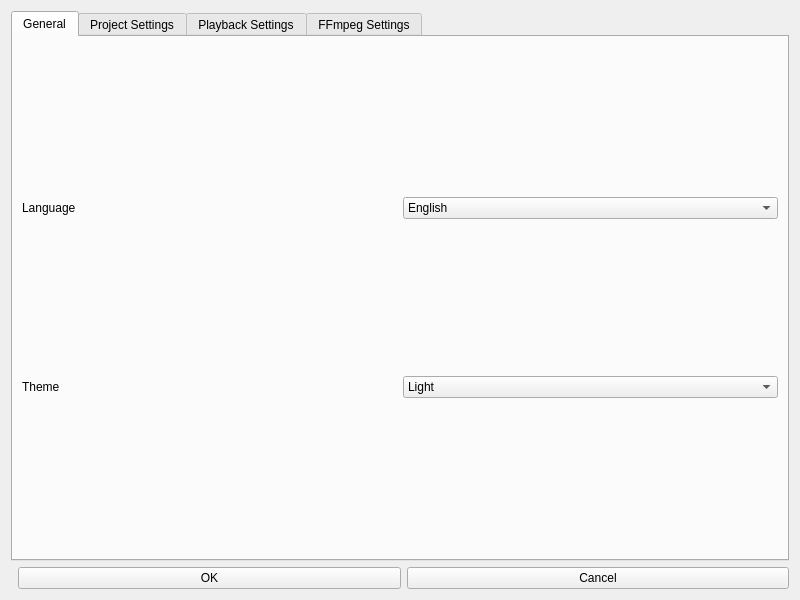
<?xml version="1.0" encoding="UTF-8"?>
<ui version="4.0">
 <class>PreferencesDialog</class>
 <widget class="QDialog" name="PreferencesDialog">
  <property name="windowModality">
   <enum>Qt::WindowModal</enum>
  </property>
  <property name="geometry">
   <rect>
    <x>0</x>
    <y>0</y>
    <width>800</width>
    <height>600</height>
   </rect>
  </property>
  <property name="windowTitle">
   <string>Preferences</string>
  </property>
  <layout class="QVBoxLayout" name="verticalLayout">
   <item>
    <widget class="QTabWidget" name="tabWidget">
     <widget class="QWidget" name="tabGeneral">
      <attribute name="title">
       <string>General</string>
      </attribute>
      <layout class="QGridLayout" name="gridLayout_general">
       <item row="0" column="0">
        <widget class="QLabel" name="labelLanguage">
         <property name="text">
          <string>Language</string>
         </property>
        </widget>
       </item>
       <item row="0" column="1">
        <widget class="QComboBox" name="comboLanguage">
         <item>
          <property name="text">
           <string>English</string>
          </property>
         </item>
         <item>
          <property name="text">
           <string>Korean</string>
          </property>
         </item>
         <item>
          <property name="text">
           <string>Japanese</string>
          </property>
         </item>
        </widget>
       </item>
       <item row="1" column="0">
        <widget class="QLabel" name="labelTheme">
         <property name="text">
          <string>Theme</string>
         </property>
        </widget>
       </item>
       <item row="1" column="1">
        <widget class="QComboBox" name="comboTheme">
         <item>
          <property name="text">
           <string>Light</string>
          </property>
         </item>
         <item>
          <property name="text">
           <string>Dark</string>
          </property>
         </item>
        </widget>
       </item>
      </layout>
     </widget>
     <widget class="QWidget" name="tabProjectSettings">
      <attribute name="title">
       <string>Project Settings</string>
      </attribute>
      <layout class="QGridLayout" name="gridLayout_project">
       <item row="0" column="0">
        <widget class="QLabel" name="labelProjectFormat">
         <property name="text">
          <string>Default Project Time Format</string>
         </property>
        </widget>
       </item>
       <item row="0" column="1">
        <widget class="QComboBox" name="comboProjectFormat">
         <item>
          <property name="text">
           <string>Seconds</string>
          </property>
         </item>
         <item>
          <property name="text">
           <string>hh:mm:ss.mss</string>
          </property>
         </item>
        </widget>
       </item>
       <item row="1" column="0">
        <widget class="QLabel" name="labelAutoSaveInterval">
         <property name="text">
          <string>Auto-save Project Every (Minutes)</string>
         </property>
        </widget>
       </item>
       <item row="1" column="1">
        <widget class="QSpinBox" name="spinAutoSaveInterval">
         <property name="minimum">
          <number>1</number>
         </property>
         <property name="maximum">
          <number>120</number>
         </property>
         <property name="value">
          <number>10</number>
         </property>
        </widget>
       </item>
      </layout>
     </widget>
     <widget class="QWidget" name="tabPlaybackSettings">
      <attribute name="title">
       <string>Playback Settings</string>
      </attribute>
      <layout class="QGridLayout" name="gridLayout_playback">
       <item row="0" column="0">
        <widget class="QLabel" name="labelFFSpeed">
         <property name="text">
          <string>Fast Forward/Backward Value (Seconds)</string>
         </property>
        </widget>
       </item>
       <item row="0" column="1">
        <widget class="QSpinBox" name="spinFFSpeed">
         <property name="minimum">
          <number>1</number>
         </property>
         <property name="maximum">
          <number>60</number>
         </property>
         <property name="value">
          <number>10</number>
         </property>
        </widget>
       </item>
       <item row="1" column="0">
        <widget class="QLabel" name="labelPlaybackSpeed">
         <property name="text">
          <string>Playback Speed Step</string>
         </property>
        </widget>
       </item>
       <item row="1" column="1">
        <widget class="QDoubleSpinBox" name="spinPlaybackSpeed">
         <property name="decimals">
          <number>1</number>
         </property>
         <property name="minimum">
          <double>0.1</double>
         </property>
         <property name="maximum">
          <double>2.0</double>
         </property>
         <property name="singleStep">
          <double>0.1</double>
         </property>
         <property name="value">
          <double>1.0</double>
         </property>
        </widget>
       </item>
      </layout>
     </widget>
     <widget class="QWidget" name="tabFFmpeg">
      <attribute name="title">
       <string>FFmpeg Settings</string>
      </attribute>
      <layout class="QGridLayout" name="gridLayout_ffmpeg">
       <item row="0" column="0">
        <widget class="QLabel" name="labelFFmpegPath">
         <property name="text">
          <string>FFmpeg Path</string>
         </property>
        </widget>
       </item>
       <item row="0" column="1">
        <widget class="QLineEdit" name="editFFmpegPath"/>
       </item>
       <item row="0" column="2">
        <widget class="QPushButton" name="btnBrowseFFmpegPath">
         <property name="text">
          <string>Browse...</string>
         </property>
        </widget>
       </item>
      </layout>
     </widget>
    </widget>
   </item>
   <item>
    <layout class="QHBoxLayout" name="buttonLayout">
     <item>
      <spacer name="horizontalSpacer">
       <property name="orientation">
        <enum>Qt::Horizontal</enum>
       </property>
      </spacer>
     </item>
     <item>
      <widget class="QPushButton" name="btnOK">
       <property name="text">
        <string>OK</string>
       </property>
      </widget>
     </item>
     <item>
      <widget class="QPushButton" name="btnCancel">
       <property name="text">
        <string>Cancel</string>
       </property>
      </widget>
     </item>
    </layout>
   </item>
  </layout>
 </widget>
 <resources/>
 <connections/>
</ui>
